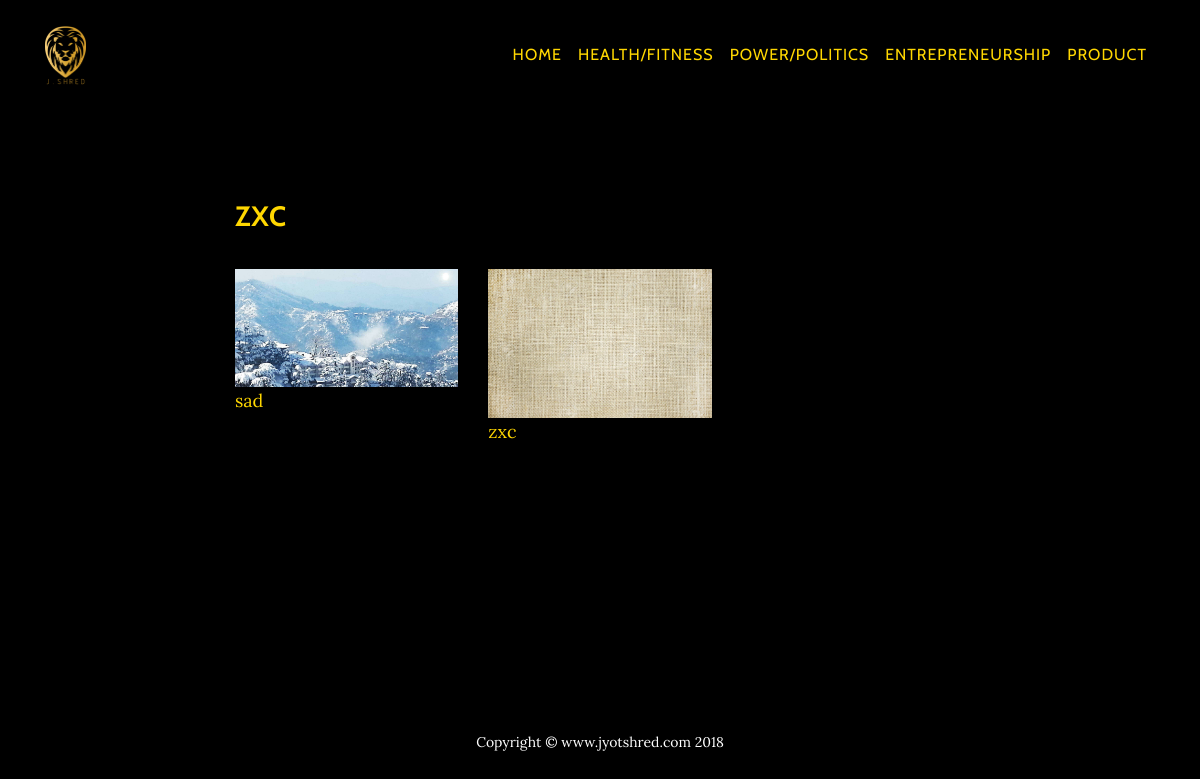
/product/product/category/zxc/, run on the app's committed database.
### products/models.py (models this page shows, shortened)
class Category(models.Model):
    title = models.CharField(max_length=100, db_index=True)
    slug = models.SlugField(max_length=100, db_index=True)

class Product(models.Model):
    title = models.CharField(max_length=100, unique=True)
    slug = models.SlugField(max_length=100, unique=True)
    description = models.TextField()
    addded = models.DateTimeField(db_index=True, auto_now_add=True)
    category = models.ForeignKey('products.Category')
    image = models.FileField(upload_to='product')
    price = models.DecimalField(max_digits=8, decimal_places=2,default='0.0')
    @permalink
    def get_absolute_url(self):
        return ('view_product', None, { 'slug': self.slug })

### products/views.py (the view)
# urls.py: url(r'^product/category/(?P<slug>[\w-]+)/$', views.product_category, name='view_product_category')
def product_category(request, slug):
    category = get_object_or_404(Category, slug=slug)
    return render_to_response('product/view_category.html', {
        'category': category,
        'products': Product.objects.filter(category=category).order_by("-addded")[:5]
    })

### templates/product/view_category.html (shortened to what this page needs)
{% extends 'product/base.html' %}
{% block title %}
	<div style="color: #FFD700">
		{{ category.title }}
	</div>
{% endblock %}
{% block content %}
    {% if products %}
        <div class="row">
            {% for product in products %}
                <div class="col-md-4">
                    <div class="thumbnail">
                        <a href="{{ product.get_absolute_url }}">
                            <img src="{{product.image.url}}" alt="Lights" style="width:100%">
                            <div class="caption">
                                <p style="color: #FFD700">{{ product.title }}</p>
                            </div>
                        </a>
                    </div>
                </div>
            {% endfor %}
    {% endif %}
{% endblock %}

### data on the page
Category: title "ZXC"
Product: image (picture), title "sad"
Product: image (picture), title "zxc"
